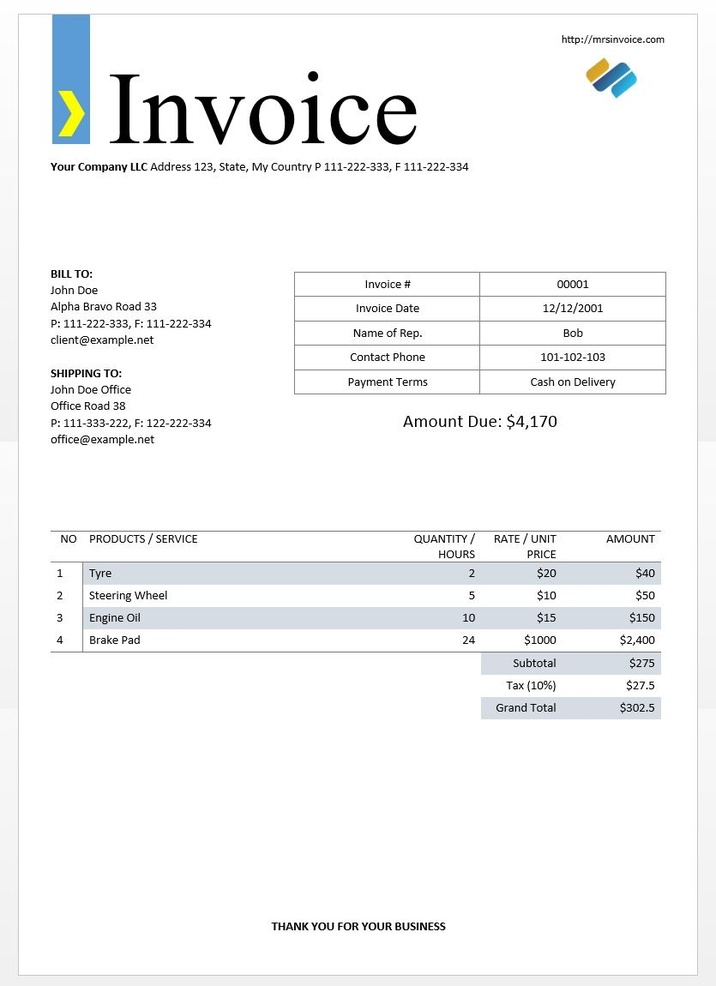
#> input picture images/im3.jpg, 716 x 986 px, shrunk from 835 x 1150 before the run
$ python main.py
#> lines starting #> are read from the running program, lines starting #| are printed output that depends on the picture; after the words box and inside, x2 and y2 are one past the last pixel; in counts of white or black regions, pixels touching at a corner belong together
import cv2
import numpy as np
# import matplotlib.pyplot as plt
from PIL import Image
import pytesseract
import re
pytesseract.pytesseract.tesseract_cmd = r'C:\Program Files\Tesseract-OCR\tesseract.exe'

img = cv2.imread('images/im3.jpg')
#> img is the input picture: shape (986, 716, 3); mean B, G, R 246, 245.5, 244.8

# get grayscale image
def get_grayscale(image):
    return cv2.cvtColor(image, cv2.COLOR_RGB2GRAY)

# noise removal
def remove_noise(image):
    return cv2.medianBlur(image,5)

#thresholding
def thresholding(image):
    return cv2.threshold(image, 0, 255, cv2.THRESH_BINARY + cv2.THRESH_OTSU)[1]
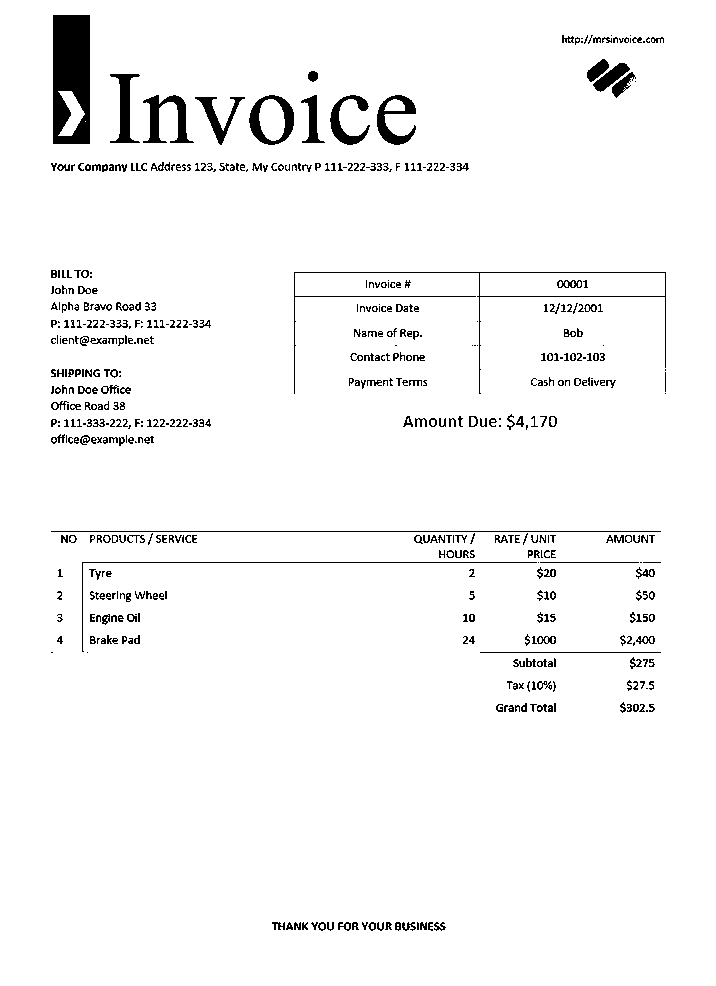
#> returned value: shape (986, 716); 96.4% white; 523 black regions (168 under 20 px), largest, box (x1, y1, x2, y2) and area: (53, 15, 90, 144) 4170, (294, 272, 666, 394) 1083, (143, 95, 194, 143) 996

#dilation
def dilate(image):
    kernel = np.ones((5,5),np.uint8)
    return cv2.dilate(image, kernel, iterations = 1)

#erosion
def erode(image):
    kernel = np.ones((5,5),np.uint8)
    return cv2.erode(image, kernel, iterations = 1)

#opening - erosion followed by dilation
def opening(image):
    kernel = np.ones((5,5),np.uint8)
    return cv2.morphologyEx(image, cv2.MORPH_OPEN, kernel)
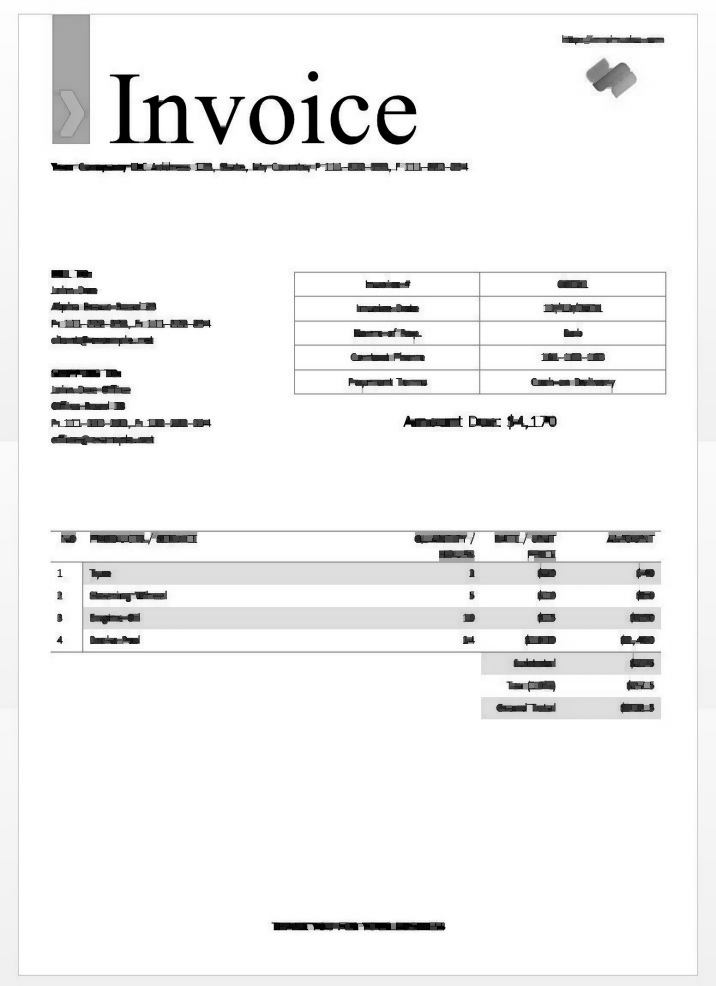
#> returned value: shape (986, 716); min 0, max 255, mean 242

def closure(image):
    kernel = np.ones((5,5),np.uint8)
    return cv2.morphologyEx(image, cv2.MORPH_CLOSE, kernel)

#canny edge detection
def canny(image):
    return cv2.Canny(image, 100, 200)
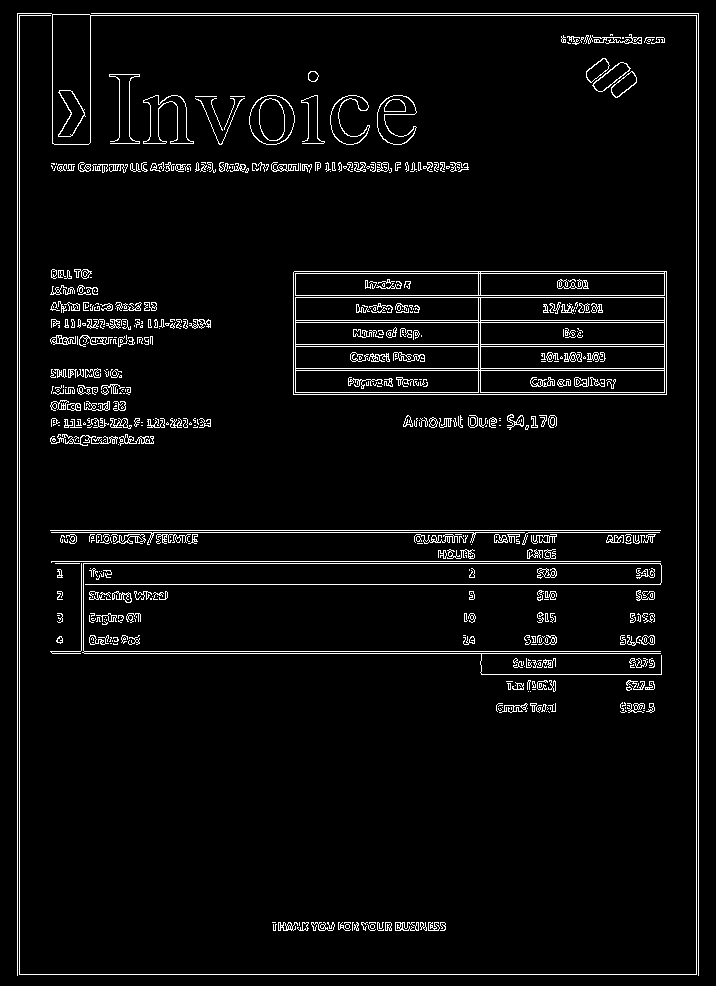
#> returned value: shape (986, 716); 4.5% white in thin lines or dots

# [28 lines of commented-out code are left out]
def match_template(image, template):
    return cv2.matchTemplate(image, template, cv2.TM_CCOEFF_NORMED)

# img = rotate(img)

gray = get_grayscale(img)
thresh = thresholding(gray)
opening = opening(gray)
canny = canny(gray)
median = remove_noise(img)
#> in remove_noise, `return cv2.medianBlur(image,5)`:
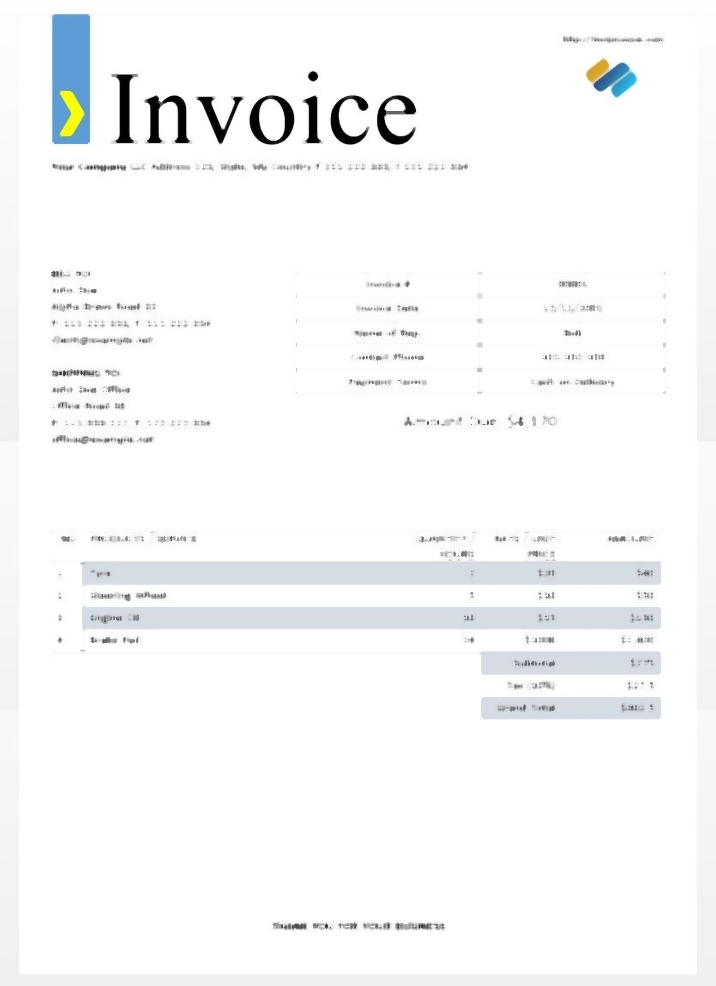
#> returned value: shape (986, 716, 3); mean of channels 0, 1, 2 248.7, 248.3, 247.5; drawn as B, G, R
erode = erode(img)
#> in erode, `return cv2.erode(image, kernel, iterations = 1)`:
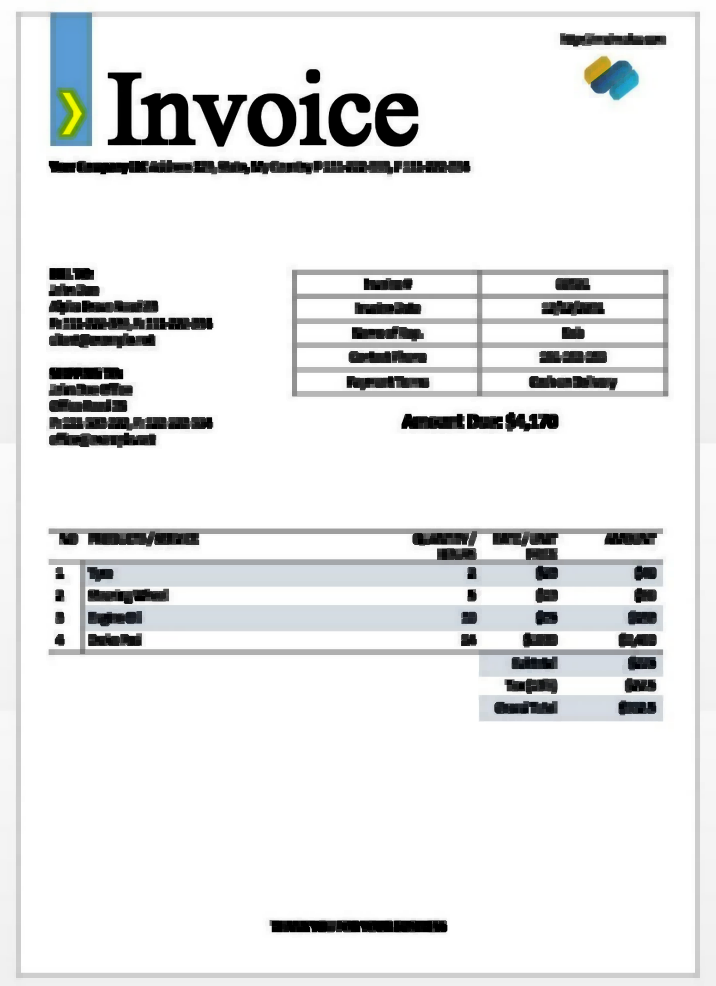
#> returned value: shape (986, 716, 3); mean of channels 0, 1, 2 231.1, 230.7, 229.8; drawn as B, G, R
close = closure(img)
#> in closure, `return cv2.morphologyEx(image, cv2.MORPH_CLOSE, kernel)`:
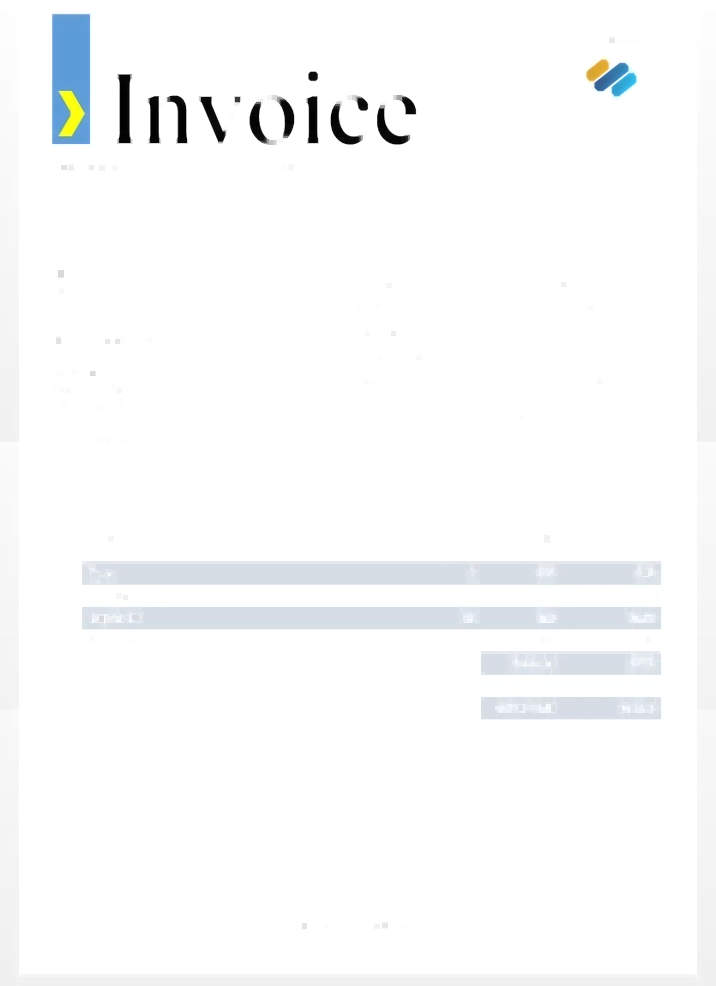
#> returned value: shape (986, 716, 3); mean of channels 0, 1, 2 251, 250.5, 249.7; drawn as B, G, R


# thg = get_grayscale(thresh)
# thgo = opening(thg)


custom_config = r'--oem 3 --psm 6'
print(pytesseract.image_to_string(thresh, config=custom_config))
#> (this line was passed over: pytesseract is not available in this run)


cv2.imshow("tresh",thresh)
cv2.waitKey(0)
cv2.destroyAllWindows()

$ run again, with images/im1.jpg copied over images/im3.jpg
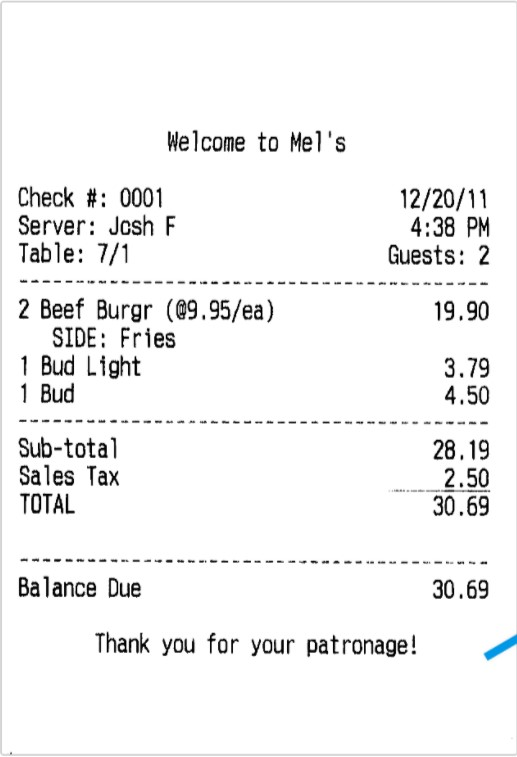
#> input picture images/im1.jpg, 517 x 757 px
#> img is the input picture: shape (757, 517, 3); mean B, G, R 244.1, 244, 243.9
#> in canny, `return cv2.Canny(image, 100, 200)`:
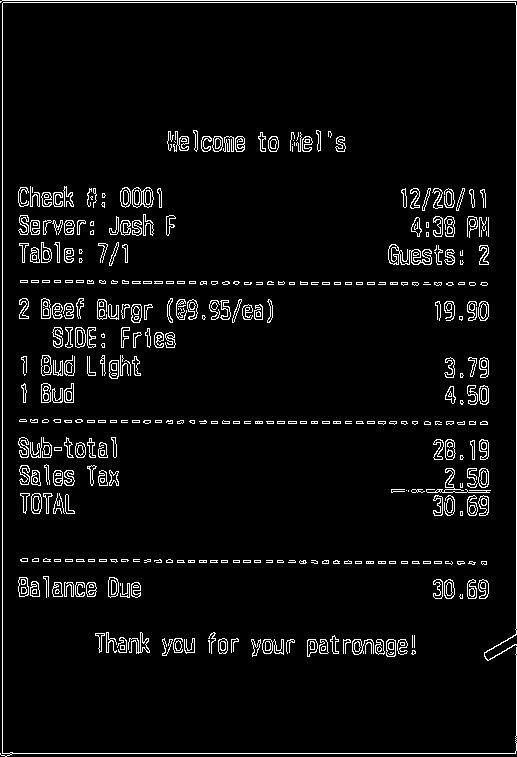
#> returned value: shape (757, 517); 4.8% white in thin lines or dots
#> in closure, `return cv2.morphologyEx(image, cv2.MORPH_CLOSE, kernel)`:
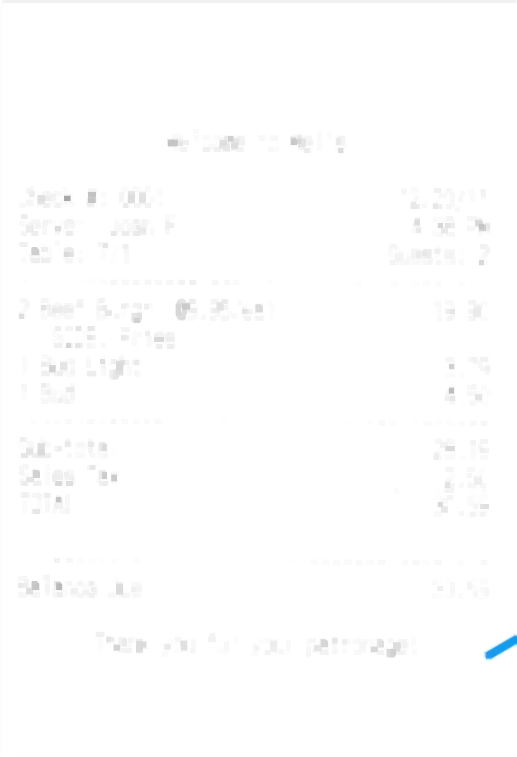
#> returned value: shape (757, 517, 3); mean of channels 0, 1, 2 254, 254, 253.9; drawn as B, G, R

$ run again, with images/im4.jpg copied over images/im3.jpg
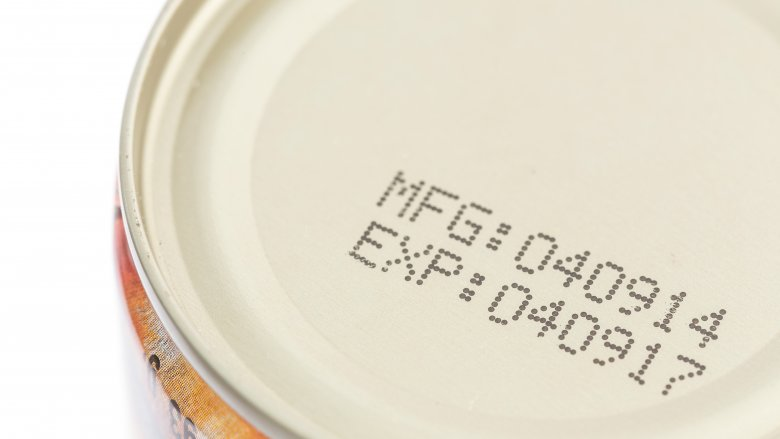
#> input picture images/im4.jpg, 780 x 439 px
#> img is the input picture: shape (439, 780, 3); mean B, G, R 209.4, 225, 231.1
#> in thresholding, `return cv2.threshold(image, 0, 255, cv2.THRESH_BINARY + cv2.THRESH_OTS..`:
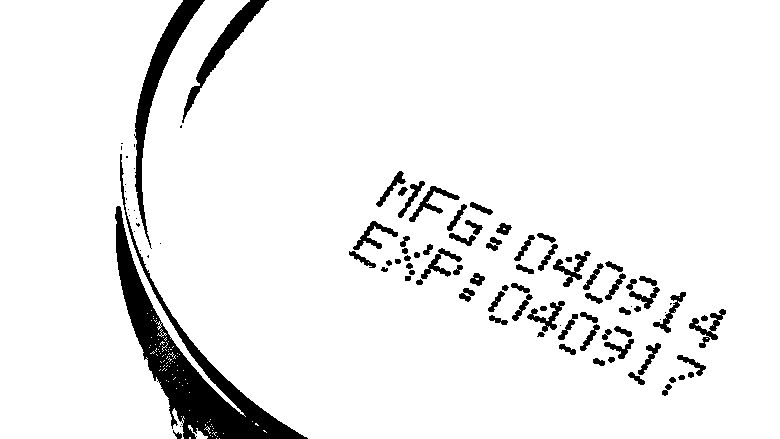
#> returned value: shape (439, 780); 93.1% white; 99 black regions (25 under 20 px), largest, box (x1, y1, x2, y2) and area: (115, 154, 308, 439) 10397, (134, 0, 205, 249) 2797, (182, 0, 269, 123) 1643
#> in closure, `return cv2.morphologyEx(image, cv2.MORPH_CLOSE, kernel)`:
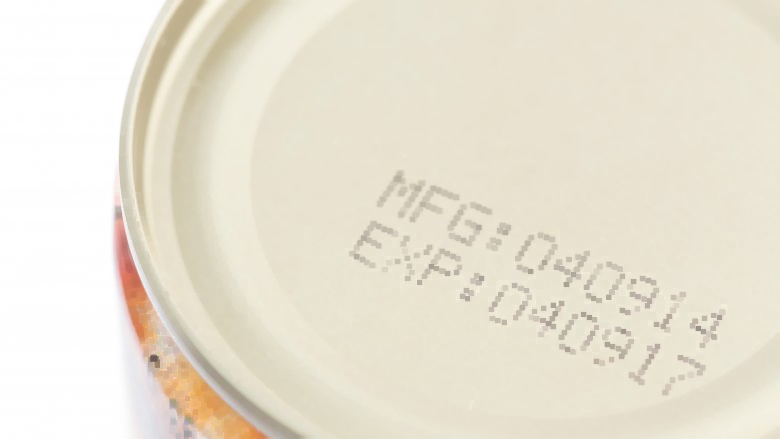
#> returned value: shape (439, 780, 3); mean of channels 0, 1, 2 211.8, 227.4, 233.5; drawn as B, G, R
